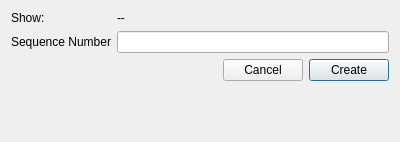
<?xml version="1.0" encoding="UTF-8"?>
<ui version="4.0">
 <class>Dialog</class>
 <widget class="QDialog" name="Dialog">
  <property name="geometry">
   <rect>
    <x>0</x>
    <y>0</y>
    <width>400</width>
    <height>142</height>
   </rect>
  </property>
  <property name="windowTitle">
   <string>Create Sequence</string>
  </property>
  <layout class="QFormLayout" name="formLayout">
   <item row="0" column="0">
    <widget class="QLabel" name="label_2">
     <property name="text">
      <string>Show:</string>
     </property>
    </widget>
   </item>
   <item row="1" column="0">
    <widget class="QLabel" name="label">
     <property name="text">
      <string>Sequence Number</string>
     </property>
    </widget>
   </item>
   <item row="1" column="1">
    <widget class="QLineEdit" name="LNE_number"/>
   </item>
   <item row="4" column="1">
    <layout class="QHBoxLayout" name="horizontalLayout">
     <item>
      <spacer name="horizontalSpacer">
       <property name="orientation">
        <enum>Qt::Horizontal</enum>
       </property>
       <property name="sizeHint" stdset="0">
        <size>
         <width>40</width>
         <height>20</height>
        </size>
       </property>
      </spacer>
     </item>
     <item>
      <widget class="QPushButton" name="BTN_cancel">
       <property name="text">
        <string>Cancel</string>
       </property>
       <property name="autoDefault">
        <bool>false</bool>
       </property>
      </widget>
     </item>
     <item>
      <widget class="QPushButton" name="BTN_create">
       <property name="text">
        <string>Create</string>
       </property>
       <property name="autoDefault">
        <bool>false</bool>
       </property>
       <property name="default">
        <bool>true</bool>
       </property>
      </widget>
     </item>
    </layout>
   </item>
   <item row="0" column="1">
    <widget class="QLabel" name="LBL_show">
     <property name="text">
      <string>--</string>
     </property>
    </widget>
   </item>
  </layout>
 </widget>
 <resources/>
 <connections/>
</ui>
